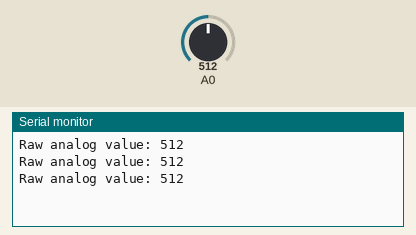
This sketch was run on a simulated Arduino Mega 2560, built with avr-gcc and run on an emulated ATmega2560. Shown: the last lines printed to the serial monitor. The inputs (shaded band) are chosen by the test bench; at power-on: A0 = 512.

Above: at 1.3 s.
1.4 s: A0 set to 716
At 1.9 s:
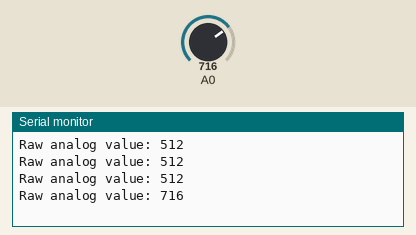
2.9 s: A0 set to 900
At 3.4 s:
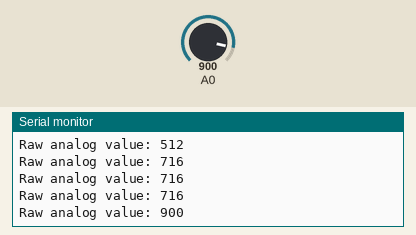
Timing chart, 0 to 5.9 s (numbered marks = the images above; inputs shaded):
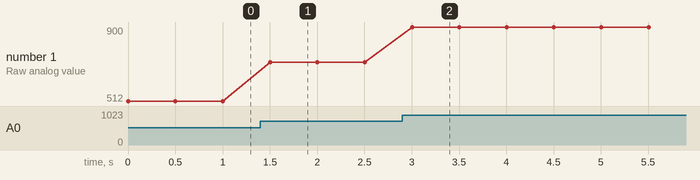

The sketch:

magnetic_encoder.ino
```cpp
void setup() {
  Serial.begin(9600);
}

void loop() {
  int rawValue = analogRead(A0);  // 0–1023 on Arduino Mega

  Serial.print("Raw analog value: ");
  Serial.println(rawValue);

  delay(500);
}
```

Measured:
- after the input at 1.4 s, the serial monitor: prints a new line after 0.10 s (image 1)
- after the input at 2.9 s, the serial monitor: prints a new line after 0.10 s (image 2)
- plotted number 1: 512 → 716 after the input at 1.4 s, 716 → 900 after the input at 2.9 s
